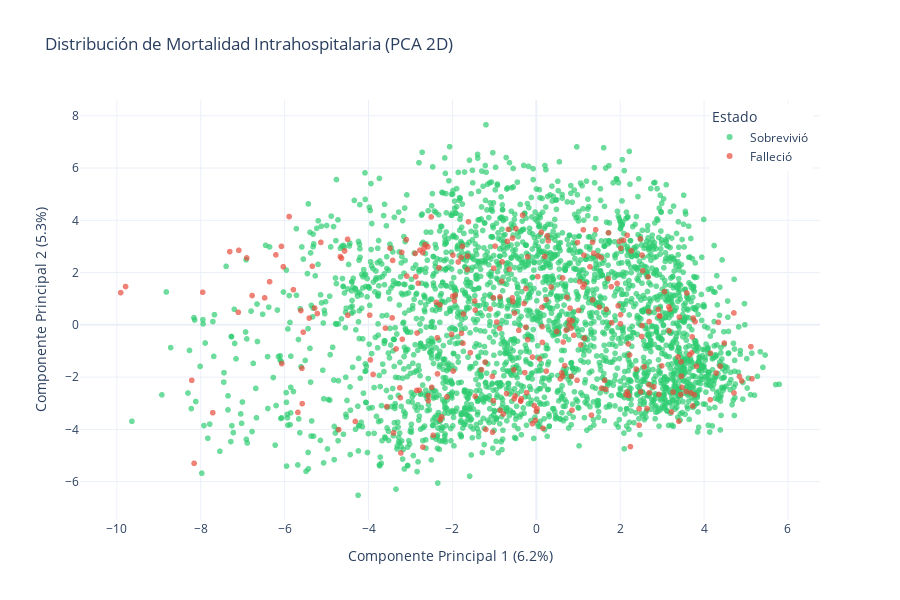

Write notebook code for a chart like this one.
### Code cell
# Reducción de dimensionalidad con PCA a 2 componentes
pca = PCA(n_components=2)
X_pca = pca.fit_transform(X_scaled)

print(f"Varianza explicada por cada componente: {pca.explained_variance_ratio_}")
print(f"Varianza total explicada: {sum(pca.explained_variance_ratio_)*100:.2f}%")

# Crear DataFrame con los resultados de PCA
df_pca = pd.DataFrame({
    'PC1': X_pca[:, 0],
    'PC2': X_pca[:, 1],
    'Mortalidad': y.map({0: 'Sobrevivió', 1: 'Falleció'})
})

# Visualización interactiva con Plotly
fig = px.scatter(
    df_pca, 
    x='PC1', 
    y='PC2', 
    color='Mortalidad',
    color_discrete_map={'Sobrevivió': '#2ecc71', 'Falleció': '#e74c3c'},
    title='Distribución de Mortalidad Intrahospitalaria (PCA 2D)',
    labels={'PC1': f'Componente Principal 1 ({pca.explained_variance_ratio_[0]*100:.1f}%)',
            'PC2': f'Componente Principal 2 ({pca.explained_variance_ratio_[1]*100:.1f}%)'},
    opacity=0.7
)

fig.update_layout(
    template='plotly_white',
    width=900,
    height=600,
    legend=dict(
        title='Estado',
        yanchor="top",
        y=0.99,
        xanchor="right",
        x=0.99
    )
)

fig.show()

### Figure 1 — Plotly figure (JSON) as saved in the notebook; plotly's stock layout.template omitted (floating-point values rounded to 4 significant figures; data arrays with more than 128 entries replaced by an {"elided": "..."} marker saying what was removed)
{"data": [{"hovertemplate": "Mortalidad=Sobrevivió<br>Componente Principal 1 (6.2%)=%{x}<br>Componente Principal 2 (5.3%)=%{y}<extra></extra>", "legendgroup": "Sobrevivió", "marker": {"color": "#2ecc71", "opacity": 0.7, "symbol": "circle"}, "mode": "markers", "name": "Sobrevivió", "showlegend": true, "type": "scattergl", "x": {"elided": "2819 float values"}, "xaxis": "x", "y": {"elided": "2819 float values"}, "yaxis": "y"}, {"hovertemplate": "Mortalidad=Falleció<br>Componente Principal 1 (6.2%)=%{x}<br>Componente Principal 2 (5.3%)=%{y}<extra></extra>", "legendgroup": "Falleció", "marker": {"color": "#e74c3c", "opacity": 0.7, "symbol": "circle"}, "mode": "markers", "name": "Falleció", "showlegend": true, "type": "scattergl", "x": {"elided": "274 float values"}, "xaxis": "x", "y": {"elided": "274 float values"}, "yaxis": "y"}], "layout": {"height": 600, "legend": {"title": {"text": "Estado"}, "tracegroupgap": 0, "x": 0.99, "xanchor": "right", "y": 0.99, "yanchor": "top"}, "title": {"text": "Distribución de Mortalidad Intrahospitalaria (PCA 2D)"}, "width": 900, "xaxis": {"anchor": "y", "domain": [0, 1], "title": {"text": "Componente Principal 1 (6.2%)"}}, "yaxis": {"anchor": "x", "domain": [0, 1], "title": {"text": "Componente Principal 2 (5.3%)"}}}}
